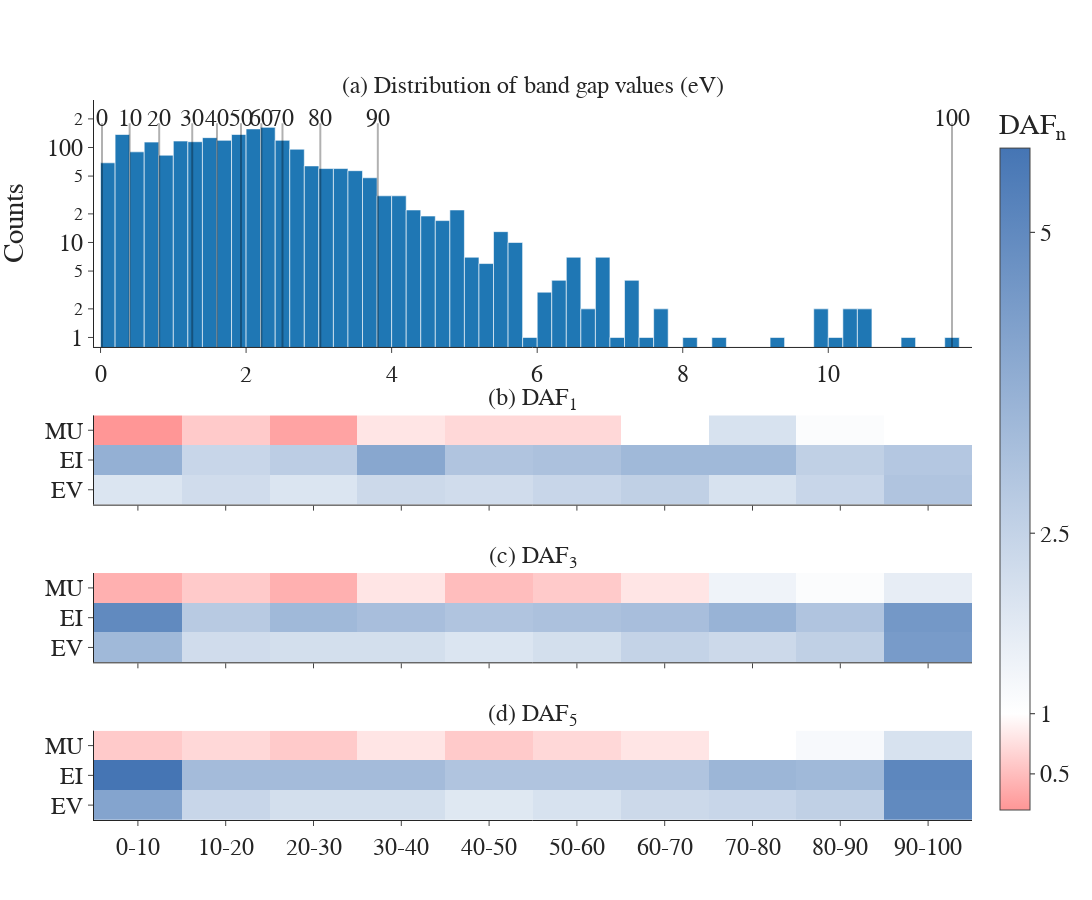

The notebook cell this image was saved under:
### Code cell
# initialize figure
fig = make_subplots(
    rows=5, cols=1,
    specs=[[{'rowspan':2}],
          [None],
          [{}], [{}], [{}]],
    shared_xaxes=True,
    vertical_spacing=0.095,
    print_grid=True,
    subplot_titles=['(a) Distribution of band gap values (eV)', '(b) DAF<sub>1</sub>', '(c) DAF<sub>3</sub>', '(d) DAF<sub>5</sub>']
)

# caculate decile lines for dataset distribution (a)
for q in np.arange(0,1, 0.1):
    
    q_min = q
    q_max = q+0.1
    
    q1_val = df[sl_config['output']].quantile(q_min)
    q2_val = df[sl_config['output']].quantile(q_max)
    # print(q_min, '----', q_max, ': ', q1_val, q2_val)

    fig.add_shape(type='line',
                    yref="y",
                    xref="x",
                    x0=q1_val,
                    y0=0,
                    x1=q1_val,
                    y1=180,
                    line=dict(color='black', width=2))  
    
    fig.add_annotation(x=q1_val, y=2.3,
            text=round(q_min*100),
            showarrow=False,
            font=dict(size=16))
    
    if q_max == 1:
    
        fig.add_shape(type='line',
                        yref="y",
                        xref="x",
                        x0=q2_val,
                        y0=0,
                        x1=q2_val,
                        y1=180,
                        line=dict(color='black', width=2))  

        fig.add_annotation(x=q2_val, y=2.3,
                text=round(q_max*100),
                showarrow=False,
                font=dict(size=16))
    
# histogram of dataset
fig.add_trace(go.Histogram(x=[x for x in df[sl_config['output']]], nbinsx=100), row=1, col=1)

    
# DAF heatmaps
fig.add_trace(go.Heatmap(z=DAF1, x=tr1, y=af1, hoverongaps = False, coloraxis = "coloraxis"), row=3, col=1)
fig.add_trace(go.Heatmap(z=DAF3, x=tr3, y=af3, hoverongaps = False, coloraxis = "coloraxis"), row=4, col=1)
fig.add_trace(go.Heatmap(z=DAF5, x=tr5, y=af5, hoverongaps = False, coloraxis = "coloraxis"), row=5, col=1)

# calculate a custom colorscalce where the midpoint = white, low=red, high=blue
color_vals = np.array([DAF1+DAF3+DAF5])
c_min = color_vals.min()
c_max = color_vals.max()

midpoint_color = ((1-c_min)/(c_max-c_min))

custom_balance_r= [
    [0.0, 'rgb(255, 150, 150)'],
    [midpoint_color, 'rgb(255,255,255)'],
    [1, 'rgb(69,117,180)']]

fig.update_layout(coloraxis = {'colorscale':custom_balance_r, 'colorbar':{'tickvals':[0,0.5,1,2.5,5], 'title':'DAF<sub>n</sub>'}})
fig.update_layout(xaxis_showticklabels=True)

fig.update_layout(coloraxis_colorbar=dict(
#     lenmode="pixels", 
    len=1,
))

fig.update_yaxes(title_text='Counts', type="log", range=[-0.1,2.5], row=1, col=1)
fig.update_layout(font=dict(family="Barlow Semi Condensed", size=24), width=1200, height=900,  showlegend=False)
fig.update_annotations(font=dict(family="Barlow Semi Condensed", size=24))

fig.write_image(os.path.join('static','fig3-DAF-matbench_expt_gap.png'), scale=2)
fig.show()

### Figure 1 — Plotly figure (JSON) as saved in the notebook; plotly's stock layout.template omitted (floating-point values rounded to 4 significant figures; data arrays with more than 128 entries replaced by an {"elided": "..."} marker saying what was removed)
{"data": [{"nbinsx": 100, "type": "histogram", "x": {"elided": "2154 float values"}, "xaxis": "x", "yaxis": "y"}, {"coloraxis": "coloraxis", "hoverongaps": false, "type": "heatmap", "x": ["0-10", "10-20", "20-30", "30-40", "40-50", "50-60", "60-70", "70-80", "80-90", "90-100"], "xaxis": "x2", "y": ["EV", "EI", "MU"], "yaxis": "y2", "z": [[1.9, 2.2, 1.9, 2.3, 2.2, 2.4, 2.6, 2, 2.4, 3], [3.7, 2.4, 2.7, 4, 3, 3.1, 3.4, 3.4, 2.6, 2.9], [0.2, 0.6, 0.3, 0.8, 0.7, 0.7, 1, 2, 1.1, 1]]}, {"coloraxis": "coloraxis", "hoverongaps": false, "type": "heatmap", "x": ["0-10", "10-20", "20-30", "30-40", "40-50", "50-60", "60-70", "70-80", "80-90", "90-100"], "xaxis": "x3", "y": ["EV", "EI", "MU"], "yaxis": "y3", "z": [[3.4, 2.2, 2.1, 2.1, 1.9, 2.1, 2.5, 2.3, 2.6, 4.4], [5, 2.8, 3.4, 3.2, 3, 3.1, 3.2, 3.6, 3, 4.5], [0.4, 0.6, 0.4, 0.8, 0.5, 0.6, 0.8, 1.4, 1.1, 1.6]]}, {"coloraxis": "coloraxis", "hoverongaps": false, "type": "heatmap", "x": ["0-10", "10-20", "20-30", "30-40", "40-50", "50-60", "60-70", "70-80", "80-90", "90-100"], "xaxis": "x4", "y": ["EV", "EI", "MU"], "yaxis": "y4", "z": [[4.1, 2.4, 2.1, 2.1, 1.8, 2, 2.3, 2.4, 2.6, 5], [5.7, 3.3, 3.3, 3.3, 3, 3, 3, 3.5, 3.4, 5.1], [0.6, 0.7, 0.6, 0.8, 0.6, 0.7, 0.8, 1, 1.2, 2]]}], "layout": {"annotations": [{"font": {"family": "Barlow Semi Condensed", "size": 24}, "showarrow": false, "text": "(a) Distribution of band gap values (eV)", "x": 0.5, "xanchor": "center", "xref": "paper", "y": 1, "yanchor": "bottom", "yref": "paper"}, {"font": {"family": "Barlow Semi Condensed", "size": 24}, "showarrow": false, "text": "(b) DAF<sub>1</sub>", "x": 0.5, "xanchor": "center", "xref": "paper", "y": 0.562, "yanchor": "bottom", "yref": "paper"}, {"font": {"family": "Barlow Semi Condensed", "size": 24}, "showarrow": false, "text": "(c) DAF<sub>3</sub>", "x": 0.5, "xanchor": "center", "xref": "paper", "y": 0.343, "yanchor": "bottom", "yref": "paper"}, {"font": {"family": "Barlow Semi Condensed", "size": 24}, "showarrow": false, "text": "(d) DAF<sub>5</sub>", "x": 0.5, "xanchor": "center", "xref": "paper", "y": 0.124, "yanchor": "bottom", "yref": "paper"}, {"font": {"family": "Barlow Semi Condensed", "size": 24}, "showarrow": false, "text": "0", "x": 0.02, "y": 2.3}, {"font": {"family": "Barlow Semi Condensed", "size": 24}, "showarrow": false, "text": "10", "x": 0.4, "y": 2.3}, {"font": {"family": "Barlow Semi Condensed", "size": 24}, "showarrow": false, "text": "20", "x": 0.806, "y": 2.3}, {"font": {"family": "Barlow Semi Condensed", "size": 24}, "showarrow": false, "text": "30", "x": 1.26, "y": 2.3}, {"font": {"family": "Barlow Semi Condensed", "size": 24}, "showarrow": false, "text": "40", "x": 1.6, "y": 2.3}, {"font": {"family": "Barlow Semi Condensed", "size": 24}, "showarrow": false, "text": "50", "x": 1.93, "y": 2.3}, {"font": {"family": "Barlow Semi Condensed", "size": 24}, "showarrow": false, "text": "60", "x": 2.21, "y": 2.3}, {"font": {"family": "Barlow Semi Condensed", "size": 24}, "showarrow": false, "text": "70", "x": 2.5, "y": 2.3}, {"font": {"family": "Barlow Semi Condensed", "size": 24}, "showarrow": false, "text": "80", "x": 3.02, "y": 2.3}, {"font": {"family": "Barlow Semi Condensed", "size": 24}, "showarrow": false, "text": "90", "x": 3.81, "y": 2.3}, {"font": {"family": "Barlow Semi Condensed", "size": 24}, "showarrow": false, "text": "100", "x": 11.7, "y": 2.3}], "coloraxis": {"colorbar": {"len": 1, "tickvals": [0, 0.5, 1, 2.5, 5], "title": {"text": "DAF<sub>n</sub>"}}, "colorscale": [[0, "rgb(255, 150, 150)"], [0.1455, "rgb(255,255,255)"], [1, "rgb(69,117,180)"]]}, "font": {"family": "Barlow Semi Condensed", "size": 24}, "height": 900, "shapes": [{"line": {"color": "black", "width": 2}, "type": "line", "x0": 0.02, "x1": 0.02, "xref": "x", "y0": 0, "y1": 180, "yref": "y"}, {"line": {"color": "black", "width": 2}, "type": "line", "x0": 0.4, "x1": 0.4, "xref": "x", "y0": 0, "y1": 180, "yref": "y"}, {"line": {"color": "black", "width": 2}, "type": "line", "x0": 0.806, "x1": 0.806, "xref": "x", "y0": 0, "y1": 180, "yref": "y"}, {"line": {"color": "black", "width": 2}, "type": "line", "x0": 1.26, "x1": 1.26, "xref": "x", "y0": 0, "y1": 180, "yref": "y"}, {"line": {"color": "black", "width": 2}, "type": "line", "x0": 1.6, "x1": 1.6, "xref": "x", "y0": 0, "y1": 180, "yref": "y"}, {"line": {"color": "black", "width": 2}, "type": "line", "x0": 1.93, "x1": 1.93, "xref": "x", "y0": 0, "y1": 180, "yref": "y"}, {"line": {"color": "black", "width": 2}, "type": "line", "x0": 2.21, "x1": 2.21, "xref": "x", "y0": 0, "y1": 180, "yref": "y"}, {"line": {"color": "black", "width": 2}, "type": "line", "x0": 2.5, "x1": 2.5, "xref": "x", "y0": 0, "y1": 180, "yref": "y"}, {"line": {"color": "black", "width": 2}, "type": "line", "x0": 3.02, "x1": 3.02, "xref": "x", "y0": 0, "y1": 180, "yref": "y"}, {"line": {"color": "black", "width": 2}, "type": "line", "x0": 3.81, "x1": 3.81, "xref": "x", "y0": 0, "y1": 180, "yref": "y"}, {"line": {"color": "black", "width": 2}, "type": "line", "x0": 11.7, "x1": 11.7, "xref": "x", "y0": 0, "y1": 180, "yref": "y"}], "showlegend": false, "width": 1200, "xaxis": {"anchor": "y", "autorange": true, "domain": [0, 1], "matches": "x4", "range": [-0.07688, 11.91], "showticklabels": true, "type": "linear"}, "xaxis2": {"anchor": "y2", "autorange": true, "domain": [0, 1], "matches": "x4", "range": [-0.5, 9.5], "showticklabels": false, "type": "category"}, "xaxis3": {"anchor": "y3", "autorange": true, "domain": [0, 1], "matches": "x4", "range": [-0.5, 9.5], "showticklabels": false, "type": "category"}, "xaxis4": {"anchor": "y4", "autorange": true, "domain": [0, 1], "range": [-0.5, 9.5], "type": "category"}, "yaxis": {"anchor": "x", "domain": [0.657, 1], "range": [-0.1, 2.5], "title": {"text": "Counts"}, "type": "log"}, "yaxis2": {"anchor": "x2", "autorange": true, "domain": [0.438, 0.562], "range": [-0.5, 2.5], "type": "category"}, "yaxis3": {"anchor": "x3", "autorange": true, "domain": [0.219, 0.343], "range": [-0.5, 2.5], "type": "category"}, "yaxis4": {"anchor": "x4", "autorange": true, "domain": [0, 0.124], "range": [-0.5, 2.5], "type": "category"}}}
